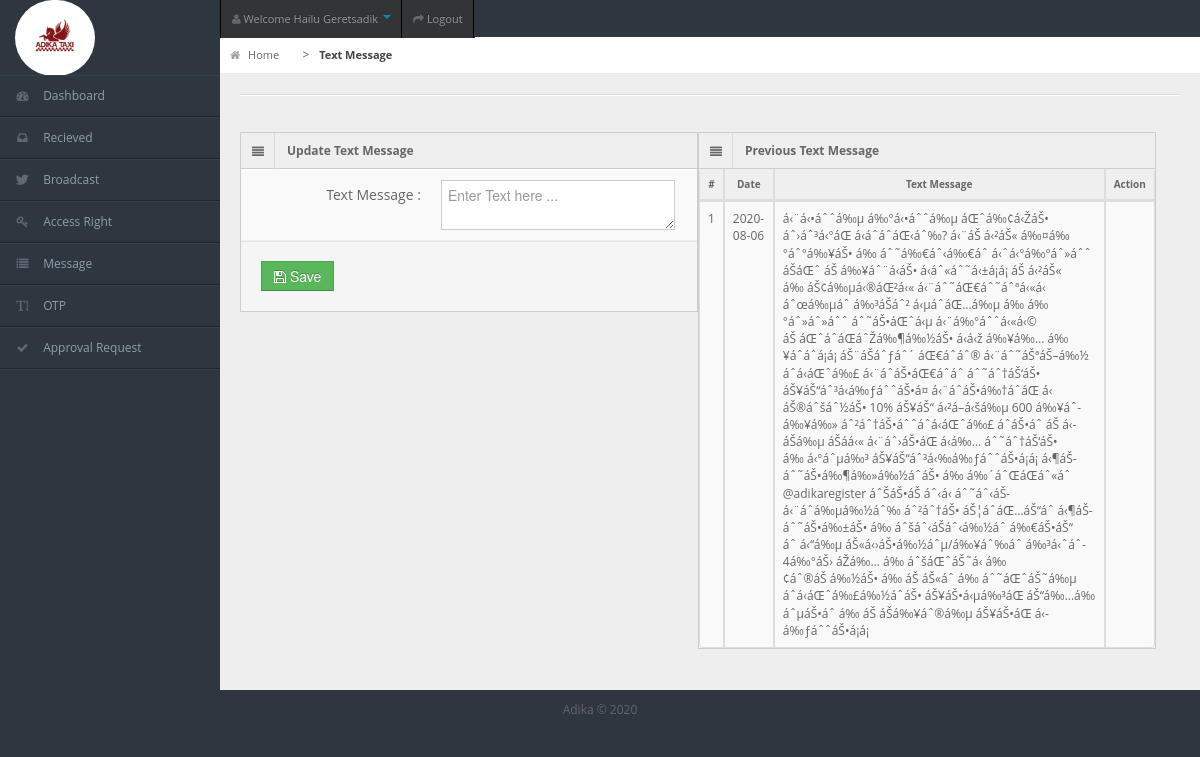
/edit_message.php (signed in), run on the app's committed database.
### tables this page shows
CREATE TABLE `msg` (
  `id` int(11) NOT NULL,
  `text` text NOT NULL,
  `date_added` timestamp NOT NULL DEFAULT CURRENT_TIMESTAMP
);

### DBConfigration.php (called while the page is built, shortened)
<?php
class DBConfigration
{
	private $host = 'localhost';
	private $username = 'root';
	private $password = '';
	private $database = 'sms';
	protected $connection;
	public function __construct()
	{
		if (!isset($this->connection)) {
			$this->connection = new mysqli($this->host, $this->username, $this->password, $this->database);
		}
		return $this->connection;
	}
}
?>

### follow.php (called while the page is built, shortened)
<?php
require_once 'DBConfigration.php';
class Follow extends DBConfigration
{
	public function getData($query)
	{
		$result = $this->connection->query($query);
		$rows = array();
		while ($row = $result->fetch_assoc()) {
			$rows[] = $row;
		}
		return $rows;
	}
} ?>

### edit_message.php (the view, shortened to what this page needs)
<div id="content">
    <div id="content-header">
      <div id="breadcrumb"> <a href="index.php" title="Go to Home" class="tip-bottom"><i class="icon-home"></i> Home</a>
      ><a href="message.php" class="current">Text Message</a> </div>
    </div>
    <div class="container-fluid">
      <hr>
 <?php
                    require_once 'follow.php';
                    $mes = new Follow();
                    $msg= new Follow();
                    $id = isset($_GET['id']) ? $_GET['id'] : 0;
               $res = $mes->getData("SELECT * FROM msg WHERE id=$id");
                  $text=$res[0]['text'];
                    ?>
 <div class="row-fluid">
<div class="span6">
        <div class="widget-box">
          <div class="widget-title"> <span class="icon"> <i class="icon-align-justify"></i> </span>
            <h5>Update Text Message </h5>
          </div>
          <div class="widget-content nopadding">
            <form action="update_message.php?id=<?php echo $id;?>" method="POST" name="save" onsubmit="return validatefollow();" class="form-horizontal">
              <div class="control-group">
                <label class="control-label">Text Message :</label>
                <div class="controls">
              <textarea class="span11" name="text" placeholder="Enter Text here ..." ><?php echo $text; ?></textarea>
                </div>
              </div>
              <div class="form-actions">
                <button type="submit" class="btn btn-success" name="save"><i class="icon icon-save"></i> Save</button>
              </div>
            </form>
          </div>
        </div>
        </div>
        <div class="row-fluid">
        <div class="span6">
          <div class="widget-box">
        <div class="widget-title"> <span class="icon"> <i class="icon-align-justify"></i> </span>
          <h5>Previous Text Message</h5>
        </div>
        <div class="widget-content nopadding">
        <table class="table table-bordered data-table">
              <thead>
                <tr>
                  <th>#</th>
                  <th>Date</th>
                  <th>Text Message</th>
                  <th>Action</th>
                </tr>
              </thead>
               <tbody>
               <?php
                $counter = 1;
                $result = $msg->getData("SELECT * FROM msg order by id DESC;");
        foreach($result as $res)
        {                echo " <tr>
                          <td>" . $counter . "</td>
                          <td>" . substr($res['date_added'],0,10) . "</td>
                          <td>" . $res['text'] . "</td>
                        <td >
                        <div class=\"pull-right a\">
                        <a class=\"tip-bottom\" href='edit_message.php?id=" . $res['id'] . "' title=\"Edit\"><i class=\"icon-pencil btn btn-primary\"></i></a>
                        <a class=\"tip-bottom\"  onClick=\"return confirm('Are you sure to delete this msg?')\" href='delete_message.php?id=" . $res['id'] . "' title=\"Delete\"><i class=\"icon-remove-sign btn btn-danger\"></i></a> </div>
                         </td>
                        </tr>";
                        $counter++;
        }    ?> </tbody>
                </table>
         </div>
          </div>
          </div>
          </div>
          </div>
        </div>
      </div>

### css/matrix-style.css (style rules this page uses)
* { outline:none !important; -moz-outline: none !important; }
html, body { height:100% }
body { overflow-x: hidden; margin-top: -10px; font-family: 'Open Sans', sans-serif; font-size:12px; color:#666; }
a { color:#666; }
select, textarea, input[type="text"], input[type="password"], input[type="datetime"], input[type="datetime-local"], input[type="date"], input[type="month"], input[type="time"], input[type="week"], input[type="number"], input[type="email"], input[type="url"], input[type="search"], input[type="tel"], input[type="color"], .uneditable-input, .label, .dropdown-menu, .btn, .well, .progress, .table-bordered, .btn-group > .btn:first-child, .btn-group > .btn:last-child, .btn-group > .btn:last-child, .btn-group > .dropdown-toggle, .alert { border-radius:0px; }
.btn, textarea, input[type="text"], input[type="password"], input[type="datetime"], input[type="datetime-local"], input[type="date"], input[type="month"], input[type="time"], input[type="week"], input[type="number"], input[type="email"], input[type="url"], input[type="search"], input[type="tel"], input[type="color"], .uneditable-input { box-shadow:none; }
.progress, .progress-success .bar, .progress .bar-success, .progress-warning .bar, .progress .bar-warning, .progress-danger .bar, .progress .bar-danger, .progress-info .bar, .progress .bar-info, .btn, .btn-primary { background-image:none; }
.form-horizontal .form-actions { padding-left:20px; }
#footer { padding:10px; text-align:center; }
hr { border-top-color:#dadada; }
#user-nav { position: absolute; left: 220px; top:0px; z-index: 20; margin: 0; }
#user-nav > ul { margin: 0; padding: 0; list-style: none; border-right: 1px solid #2e363f;border-left: 1px solid #000; }
#user-nav > ul > li { float: left; list-style-type: none; margin: 0; position: relative; padding: 0; border-left: 1px solid #2e363f; border-right: 1px solid #000; }
#user-nav > ul > li > a { padding:9px 10px; display: block; font-size: 11px; }
#user-nav > ul > li > a > i, #sidebar li a i { opacity: .5; margin-top: 2px; }
#sidebar { display: block; float: left; position: relative; width: 220px; z-index: 16; }
#sidebar > ul { list-style: none; margin: 0px 0 0; padding: 0; position: absolute; width: 220px; }
#sidebar > ul > li { display: block; position: relative; }
#sidebar > ul > li > a { padding: 10px 0 10px 15px; display: block; color: #939da8; }
#sidebar > ul > li > a > i { margin-right: 10px; }
#content { background: none repeat scroll 0 0 #eeeeee; margin-left: 220px; margin-right: 0; padding-bottom: 25px; position: relative; min-height:100%; width: auto; }
#content-header { position: abslute; width: 100%; margin-top: -38px; z-index: 20; }
#breadcrumb { background-color: #fff; border-bottom: 1px solid #e3ebed; }
#breadcrumb a { padding: 8px 20px 8px 10px; display: inline-block; background-image: url('../img/breadcrumb.png'); background-position: center right; background-repeat: no-repeat; font-size: 11px; color: #666666; }
#breadcrumb a:last-child { background-image:none; }
#breadcrumb a.current { font-weight: bold; color: #444444; }
#breadcrumb a i { margin-right: 5px; opacity: .6; }
.stat-boxes .peity_bar_good, .stat-boxes .peity_line_good, { color: #459D1C; }
.widget-box { background: none repeat scroll 0 0 #F9F9F9; border-left: 1px solid #CDCDCD; border-top: 1px solid #CDCDCD; border-right: 1px solid #CDCDCD; clear: both; margin-top: 16px; margin-bottom: 16px; position: relative; }
.widget-title, .modal-header, .table th, div.dataTables_wrapper .ui-widget-header { background:#efefef; border-bottom: 1px solid #CDCDCD; height: 36px; }
.widget-title span.icon { padding: 9px 10px 7px 11px; float: left; border-right:1px solid #dadada; }
.widget-title h5 { color: #666; float: left; font-size: 12px; font-weight: bold; padding: 12px; line-height: 12px; margin: 0; }
.widget-content { padding:15px; border-bottom: 1px solid #cdcdcd; }
.table th { height: auto; font-size: 10px; padding: 5px 10px 2px; border-bottom: 0; text-align: center; color: #666666; }
.nopadding { padding: 0 !important; }
.nopadding .table { margin-bottom: 0; }
.nopadding .table-bordered { border: 0; }
form { margin-bottom: 0; }
.form-horizontal .control-group { border-top: 1px solid #ffffff; border-bottom: 1px solid #eeeeee; margin-bottom: 0; }
.form-horizontal .control-label { padding-top: 15px; width: 180px; }
.form-horizontal .controls { margin-left: 200px; padding: 10px 0; }
.form-horizontal .form-actions { margin-top: 0; margin-bottom: 0; }

### data on the page
msg: date_added "2020-08-06", text "á‹¨á‹•áˆˆá‰µ á‰°á‹•áˆˆá‰µ áŒˆá‰¢á‹ŽáŠ• áˆ›áˆ³á‹°áŒ á‹­áˆáˆáŒ‹áˆ‰? á‹¨áŠ á‹²áŠ« á‰¤á‰°áˆ°á‰¥áŠ• á‰ áˆ˜á‰€áˆ‹á‰€áˆ á‹ˆá‹°á‰°áˆ»áˆˆ áŠáŒˆ áŠ á‰¥áˆ¨á‹áŠ• á‹­áˆ«áˆ˜á‹±á¡á¡ áŠ á‹²áŠ« á‰ áŠ¢á‰µá‹®áŒ²á‹« á‹¨áˆ˜áŒ€áˆ˜áˆªá‹«á‹ áˆœá‰µáˆ­ á‰³áŠ­áˆ² á‹µáˆ­áŒ…á‰µ á‰ á‰°áˆ»áˆ»áˆˆ áˆ˜áŠ•áŒˆá‹µ á‹¨á‰°áˆˆá‹«á‹© áŠ áŒˆáˆáŒáˆŽá‰¶á‰½áŠ• á‹­á‹ž á‰¥á‰… á‰¥áˆáˆá¡á¡ áŠ¨áŠáˆƒáˆ´ áŒ€áˆáˆ® á‹¨áˆ˜áŠªáŠ–á‰½ áˆá‹áŒˆá‰£ á‹¨áˆáŠ•áŒ€áˆáˆ­ áˆ˜áˆ†áŠ‘áŠ• áŠ¥áŠ“áˆ³á‹á‰ƒáˆˆáŠ•á¤ á‹¨áˆáŠ•á‰†áˆ­áŒ á‹ áŠ®áˆšáˆ½áŠ• 10% áŠ¥áŠ“ á‹²á–á‹šá‰µ 600 á‰¥áˆ­ á‰¥á‰» áˆ²áˆ†áŠ•áˆˆáˆá‹áŒˆá‰£ áˆáŠ•áˆ áŠ á‹­áŠá‰µ áŠ­áá‹« á‹¨áˆ›áŠ•áŒ á‹­á‰… áˆ˜áˆ†áŠ‘áŠ• á‰ á‹°áˆµá‰³ áŠ¥áŠ“áˆ³á‹‰á‰ƒáˆˆáŠ•á¡á¡…"
